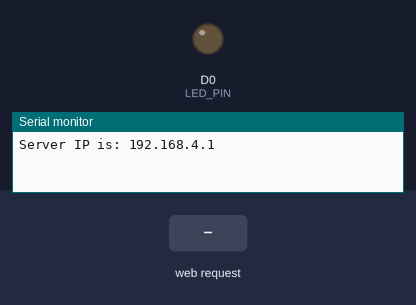
The sketch below on a simulated ESP8266 (NodeMCU). Parts: output pins drawn as LEDs (lit = HIGH), the last lines printed to the serial monitor. Inputs (shaded band) come from the test bench.

Above: at 1.2 s.
1.3 s: HTTP request GET /OFF received
At 2.1 s:
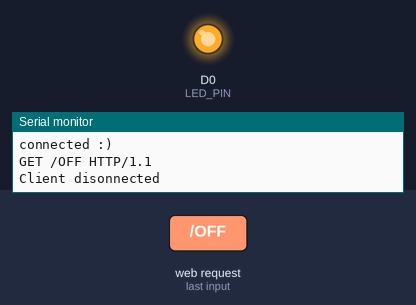
2.8 s: HTTP request GET /ON received
At 3.3 s:
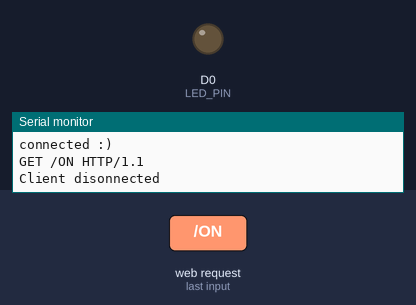
Timing chart, 0 to 5.8 s (numbered marks = the images above; inputs shaded):
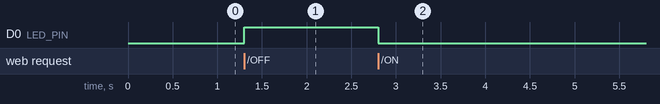

The sketch:

Source_code_hello_IoT.ino
```cpp
#include <ESP8266WiFi.h>

WiFiServer server(80); //Initialize the server on Port 80

//#define LED_PIN D4.
int LED_PIN = D0;
void setup() {

  WiFi.mode(WIFI_AP); //Our ESP8266-12E is an AccessPoint
  WiFi.softAP("Hello_IoT", "ashwins12345678"); // Provide the (SSID, password); .
  server.begin(); // Start the HTTP Server
  // Looking under the hood
  Serial.begin(115200); //Start communication between the ESP8266-12E and the monitor window
  IPAddress HTTPS_ServerIP = WiFi.softAPIP(); // Obtain the IP of the Server
  Serial.print("Server IP is: "); // Print the IP to the monitor window
  Serial.println(HTTPS_ServerIP);
  pinMode(LED_PIN, OUTPUT); // D4is an OUTPUT pin;
  digitalWrite(LED_PIN, LOW); //Initial state is ON


}

void loop() {
  WiFiClient client = server.available();
  if (!client) {
    return;
  }
  //Looking under the hood
  Serial.println("connected :)");
  //Read what the browser has sent into a String class and print the request to the monitor
  String request = client.readStringUntil('\r');
  //Looking under the hood
  Serial.println(request);
  if (request.indexOf("/OFF") != -1) {
    digitalWrite(LED_PIN, HIGH);
  }
  else if (request.indexOf("/ON") != -1) {
    digitalWrite(LED_PIN, LOW);
  }


  // Prepare the HTML document to respond and add buttons:
  String s = "HTTP/1.1 200 OK\r\n";
  s += "Content-Type: text/html\r\n\r\n";
  s += "<!DOCTYPE HTML>\r\n<html>\r\n";
  s += "<center>";
  s += "<br><br><br>";
  s += "<br><br><br>";
  s += "<br><br><br>";
  s += "<br><input type=\"button\" name=\"b1\" value=\"Turn LED ON\" onclick=\"location.href='/ON'\" style=\" font-size : 60px; height:150px; width:450px\">";
  s += "<br><br><br>";

  s += "<input type=\"button\" name=\"bi\" value=\"Turn LED OFF\" onclick=\"location.href='/OFF'\" style=\" font-size : 60px; height:150px; width:450px\">";
  s += "</center>";
  s += "</html>\n";
  //Serve the HTML document to the browser.
  client.flush ();
  //clear previous info in the stream
  client.print (s); // Send the response to the client
  delay(1);
  Serial.println("Client disonnected" );
  //Looking under the hood)


}
```

Measured:
- after the input at 1.3 s, D0 (LED_PIN): LOW → HIGH at once
- after the input at 2.8 s, D0 (LED_PIN): HIGH → LOW at once
